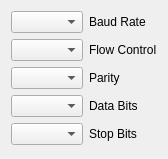
<?xml version="1.0" encoding="UTF-8"?>
<ui version="4.0">
 <class>PortSettingsWidget</class>
 <widget class="QWidget" name="PortSettingsWidget">
  <property name="geometry">
   <rect>
    <x>0</x>
    <y>0</y>
    <width>153</width>
    <height>159</height>
   </rect>
  </property>
  <property name="windowTitle">
   <string>PortSettingsWidget</string>
  </property>
  <layout class="QGridLayout" name="gridLayout">
   <item row="0" column="0">
    <widget class="QComboBox" name="baudBox"/>
   </item>
   <item row="0" column="1">
    <widget class="QLabel" name="label">
     <property name="text">
      <string>Baud Rate</string>
     </property>
    </widget>
   </item>
   <item row="1" column="0">
    <widget class="QComboBox" name="flowBox"/>
   </item>
   <item row="1" column="1">
    <widget class="QLabel" name="label_2">
     <property name="text">
      <string>Flow Control</string>
     </property>
    </widget>
   </item>
   <item row="2" column="0">
    <widget class="QComboBox" name="parityBox"/>
   </item>
   <item row="2" column="1">
    <widget class="QLabel" name="label_3">
     <property name="text">
      <string>Parity</string>
     </property>
    </widget>
   </item>
   <item row="3" column="0">
    <widget class="QComboBox" name="dataBox"/>
   </item>
   <item row="3" column="1">
    <widget class="QLabel" name="label_4">
     <property name="text">
      <string>Data Bits</string>
     </property>
    </widget>
   </item>
   <item row="4" column="0">
    <widget class="QComboBox" name="stopBox"/>
   </item>
   <item row="4" column="1">
    <widget class="QLabel" name="label_5">
     <property name="text">
      <string>Stop Bits</string>
     </property>
    </widget>
   </item>
  </layout>
 </widget>
 <layoutdefault spacing="6" margin="11"/>
 <resources/>
 <connections/>
</ui>
